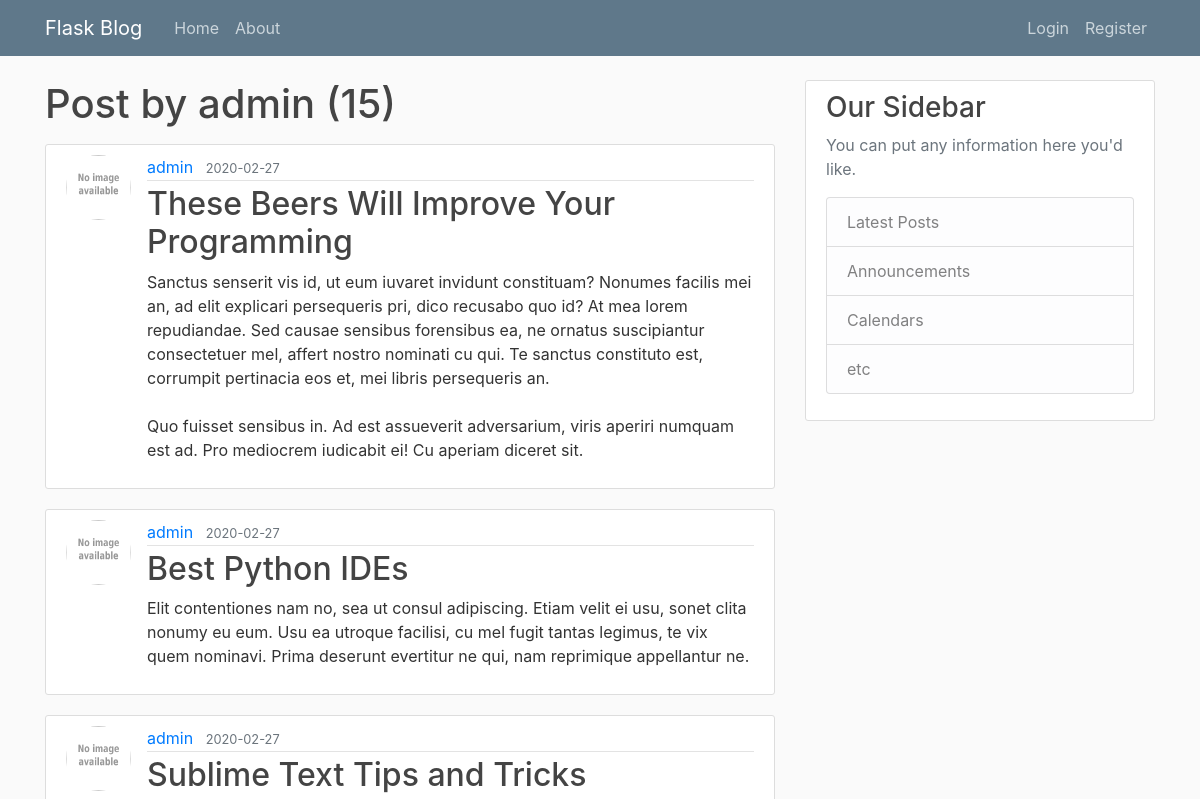
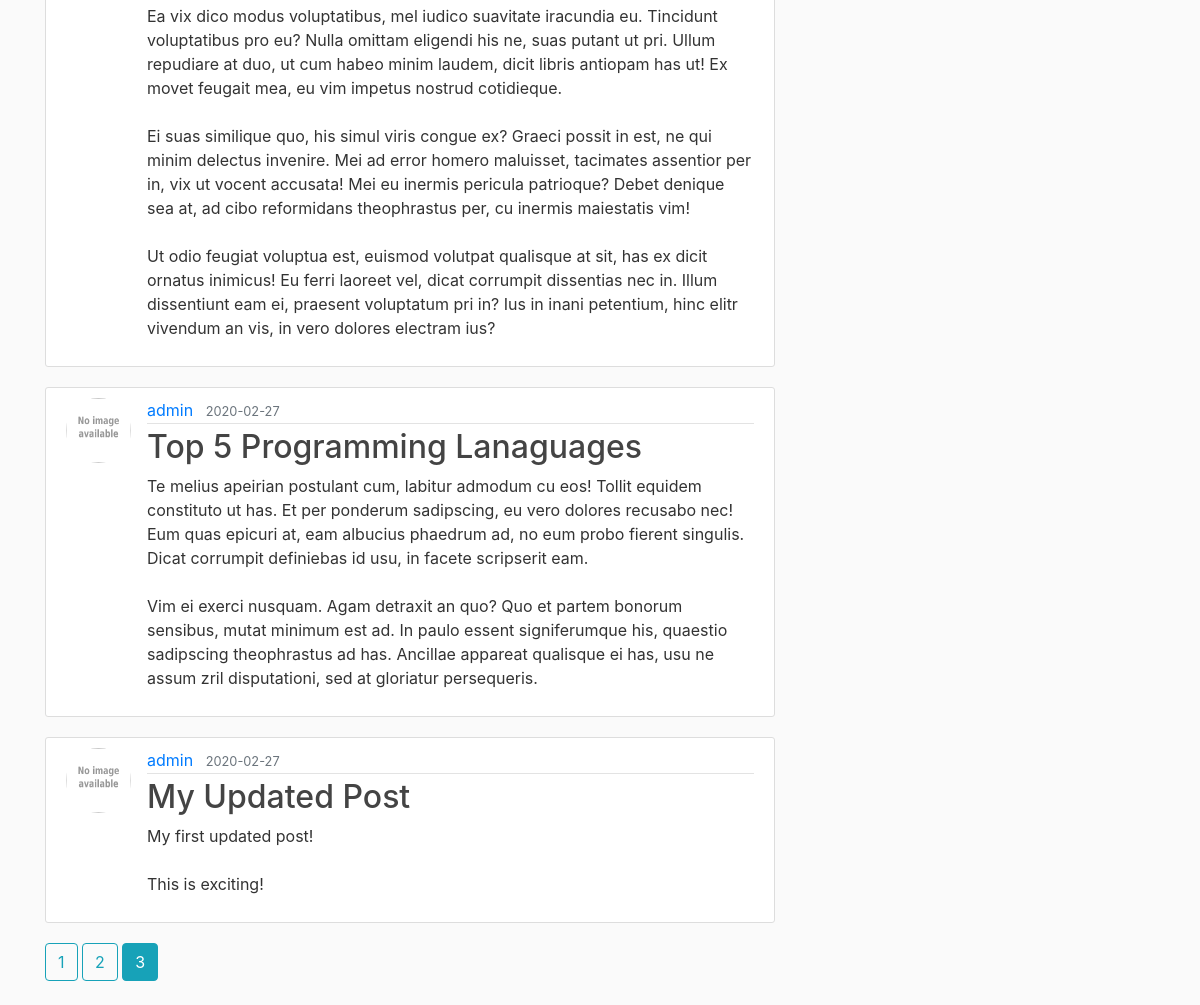
/user/admin?page=3, run on the app's committed database (2 pictures, top to bottom).
### flaskblog/models.py (models this page shows, shortened)
class User(db.Model, UserMixin):
    id = db.Column(db.Integer, primary_key=True)
    username = db.Column(db.String(20), unique=True, nullable=False)
    email = db.Column(db.String(120), unique=True, nullable=False)
    image_file = db.Column(db.String(20), nullable=False, default='default.jpg')
    password = db.Column(db.String(60), nullable=False)
    posts = db.relationship('Post', backref='author', lazy=True)

class Post(db.Model):
    id = db.Column(db.Integer, primary_key=True)
    title = db.Column(db.String(100), nullable=False)
    date_posted = db.Column(db.DateTime, nullable=False, default=datetime.utcnow)
    content = db.Column(db.Text, nullable=False)
    user_id = db.Column(db.Integer, db.ForeignKey('user.id'), nullable=False)

### flaskblog/users/routes.py (the view)
@users.route('/user/<string:username>')
def user_posts(username):
    page = request.args.get('page', 1, type=int)
    user = User.query.filter_by(username=username).first_or_404()
    posts = Post.query.filter_by(author=user).order_by(Post.date_posted.desc()).paginate(page=page, per_page=5)
    return render_template('user_posts.html', posts=posts, user=user)

### flaskblog/templates/user_posts.html
{% extends 'layout.html' %}
{% block content %}
    <h1 class="mb-3">Post by {{ user.username }} ({{ posts.total }})</h1>
    {% for post in posts.items %}
        <article class="media content-section">
            <img src="{{ url_for('static', filename='profile_pics/' + post.author.image_file) }}" alt="" class="rounded-circle article-img">
            <div class="media-body">
            <div class="article-metadata">
                <a class="mr-2" href="{{ url_for('users.user_posts', username=post.author.username) }}">{{ post.author.username }}</a>
                <small class="text-muted">{{ post.date_posted.strftime('%Y-%m-%d') }}</small>
            </div>
            <h2><a class="article-title" href="{{ url_for('posts.post', post_id=post.id) }}">{{ post.title }}</a></h2>
            <p class="article-content">{{ post.content }}</p>
            </div>
        </article>
    {% endfor %}
    {% for page_num in posts.iter_pages(left_edge=1, right_edge=1, left_current=1, right_current=2) %}
        {% if page_num %}
            {% if posts.page == page_num %}
                <a class="btn btn-info mb-4" href="{{ url_for('users.user_posts', username=user.username, page=page_num) }}">{{ page_num }}</a>
            {% else %}
                <a class="btn btn-outline-info mb-4" href="{{ url_for('users.user_posts', username=user.username, page=page_num) }}">{{ page_num }}</a>
            {% endif %}
        {% else %}
            ...
        {% endif %}
    {% endfor %}
{% endblock content %}

### flaskblog/static/main.css (style rules this page uses)
body { background: #fafafa; color: #333333; margin-top: 5rem; }
h1, h2, h3, h4, h5, h6 { color: #444444; }
.content-section { background: #ffffff; padding: 10px 20px; border: 1px solid #dddddd; border-radius: 3px; margin-bottom: 20px; }
.article-title { color: #444444; }
.article-content { white-space: pre-line; }
.article-img { height: 65px; width: 65px; margin-right: 16px; }
.article-metadata { padding-bottom: 1px; margin-bottom: 4px; border-bottom: 1px solid #e3e3e3 }

### data on the page
User: username "admin"
Post: image_file (placeholder picture), author.username "admin", date_posted "2020-02-27", title "These Beers Will Improve Your Programming", content "Sanctus senserit vis id, ut eum iuvaret invidunt constituam? Nonumes facilis mei an, ad elit explicari persequeris pri, dico recusabo quo id? At mea lorem repudiandae. Sed causae sensibus forensibus ea, ne ornatus suscipiantur consectetuer mel, affert nostro nominati cu qui. Te sanctus constituto est, corrumpit pertinacia eos et, mei libris persequeris an. Quo fuisset sensibus in. Ad est assueverit adversarium, viris aperiri numquam est ad. Pro mediocrem iudicabit ei! Cu aperiam diceret sit."
Post: image_file (placeholder picture), author.username "admin", date_posted "2020-02-27", title "Best Python IDEs", content "Elit contentiones nam no, sea ut consul adipiscing. Etiam velit ei usu, sonet clita nonumy eu eum. Usu ea utroque facilisi, cu mel fugit tantas legimus, te vix quem nominavi. Prima deserunt evertitur ne qui, nam reprimique appellantur ne."
Post: image_file (placeholder picture), author.username "admin", date_posted "2020-02-27", title "Sublime Text Tips and Tricks", content "Ea vix dico modus voluptatibus, mel iudico suavitate iracundia eu. Tincidunt voluptatibus pro eu? Nulla omittam eligendi his ne, suas putant ut pri. Ullum repudiare at duo, ut cum habeo minim laudem, dicit libris antiopam has ut! Ex movet feugait mea, eu vim impetus nostrud cotidieque. Ei suas similique quo, his simul viris congue ex? Graeci possit in est, ne qui minim delectus invenire. Mei ad error homero maluisset, tacimates assentior per in, vix ut vocent accusata! Mei eu inermis pericula patrioque? Debet denique sea at, ad cibo reformidans theophrastus per, cu inermis maiestatis vim! Ut odio feugiat voluptua est, euismod volutpat qualisque at sit, has ex dicit ornatus inimicus! Eu…"
Post: image_file (placeholder picture), author.username "admin", date_posted "2020-02-27", title "Top 5 Programming Lanaguages", content "Te melius apeirian postulant cum, labitur admodum cu eos! Tollit equidem constituto ut has. Et per ponderum sadipscing, eu vero dolores recusabo nec! Eum quas epicuri at, eam albucius phaedrum ad, no eum probo fierent singulis. Dicat corrumpit definiebas id usu, in facete scripserit eam. Vim ei exerci nusquam. Agam detraxit an quo? Quo et partem bonorum sensibus, mutat minimum est ad. In paulo essent signiferumque his, quaestio sadipscing theophrastus ad has. Ancillae appareat qualisque ei has, usu ne assum zril disputationi, sed at gloriatur persequeris."
Post: image_file (placeholder picture), author.username "admin", date_posted "2020-02-27", title "My Updated Post", content "My first updated post! This is exciting!"

### other printed values
{{ posts.total }} "15"
{{ page_num }} "1" "2"
{{ page_num }} "3"
